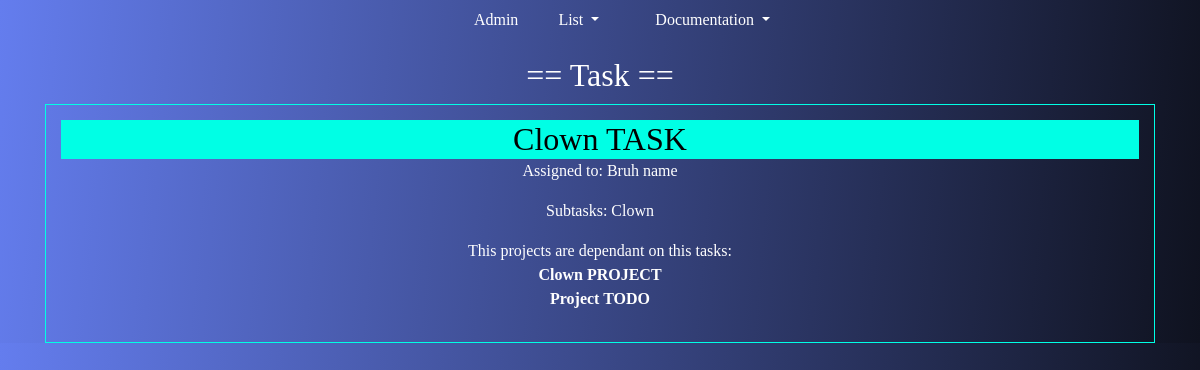
Page /clients/taskProfile/12 on the earlier database version.
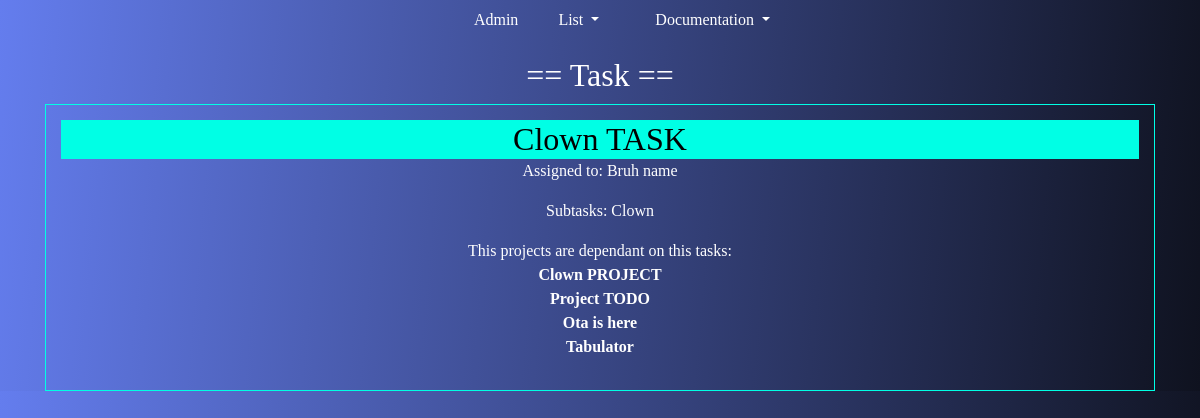
Same page on the later database version.
### managementapp/models.py (models this page shows, shortened)
class SubTask(models.Model):
    title = models.CharField(max_length=300)
    priority = models.IntegerField()
    deadline = models.DateField(blank=True)
    daysLeft = models.IntegerField(null=True, blank=True)
    status = models.CharField(max_length=50, default='Unset')
    responsible_client = models.ForeignKey(
        'Client',
        on_delete=CASCADE,
        blank=True, null=True
    )

class Project(models.Model):
    title = models.CharField(max_length=300)
    priority = models.IntegerField(null=True ,blank=True)
    deadline = models.DateField(null=True, blank=True)
    daysLeft = models.IntegerField(null=True, blank=True)
    status = models.CharField(max_length=50, default='Unset')
    responsible_client = models.ForeignKey(
        Client, default="UNASSIGNED",
        on_delete=CASCADE,
        blank=True, null=True
    )
    tasks = models.ManyToManyField(
        Task, default="UNASSIGNED",
        blank=True,
    )

### managementapp/views/task/taskViews.py (the view)
# urls.py: path('taskProfile/<int:id>', views.taskProfile, name='taskProfile'),
def taskProfile(request, id):
    task = get_object_or_404(Task, id=id)
    task_project = Project.objects.filter(tasks=task)
    return render(request, 'clients/profile/task.html', {'task': task, 'projects': task_project})

### managementapp/models.py (called while the page is built)
    def __str__(self):
        return "%s" % (self.name)

### managementapp/templates/clients/profile/task.html
{% extends "layout/base.html" %} {% block content %}
<div class="task-profile">
    <h2>== Task ==</h2>
    <div class="obj">
        <h2 class="obj-name">{{ task.title }}</h2>
        <p>Assigned to: <a href="{% url 'clients:clientProfile' id=task.responsible_client.id %}"> {{ task.responsible_client }}</a> </p>
        <p> Subtasks:
            {% for subtask in task.subTasks.all %}
            <a href="{% url 'clients:subtaskProfile' id=subtask.id %}"> {{ subtask.title }}</a>
            {% endfor %}
        </p>
        <p> This projects are dependant on this tasks: <br>
            {% for project in projects %}
            <b><a href="{% url 'clients:projectProfile' id=project.id %}"> {{ project.title }}</a>
                <br></b>
            {% endfor %}
        </p>
    </div>
</div>
{% endblock %}

Differences in the rows shown:
added Project: title "Ota is here"
added Project: title "Tabulator"
